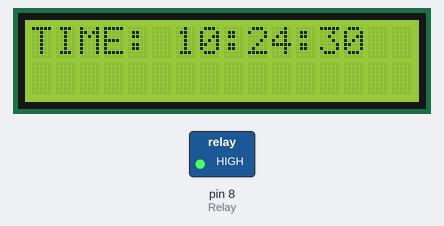
Bench run of a sketch on a simulated Arduino Uno, built with avr-gcc and run on an emulated ATmega328P. Shown: 16×2 character LCD, switched loads named in the sketch (green lamp = pin HIGH). The local clock reads 2024-03-15 10:24:30 at power-on unless the sketch sets it.

Above: at 0.1 s.
At 4.1 s:
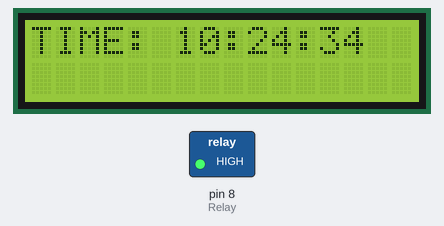
At 9.1 s:
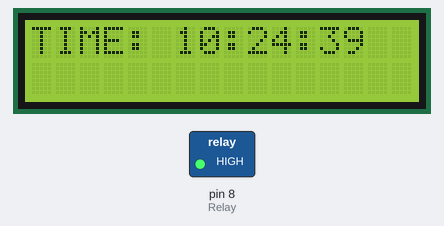
At 19.1 s:
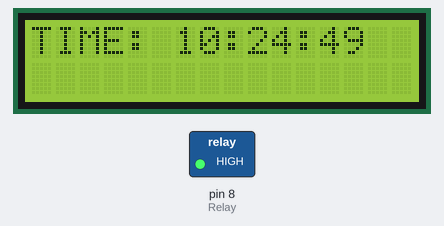
At 29.1 s:
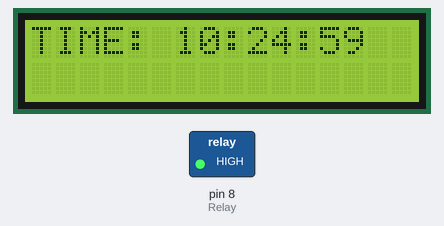
At 39.1 s:
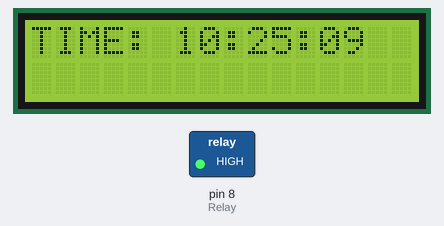

The sketch:

ds1307_test_v2.ino
```cpp
// Programator pentru udare la ora fixa in sera
// Partea de ceas este din exemplul de ceas din biblioteca RTClib
// by Pekatonix / http:pekatonix.ro / Targu Mures, 2/05/2019


#include <Wire.h>
#include "RTClib.h"
#include <LiquidCrystal.h>

LiquidCrystal lcd(2, 3, 4, 5, 6, 7); // (RS, EN, D4, D5, D6, D7)
RTC_DS1307 rtc;

int Relay = 8;

const int OnHour = 5; // Definire ora de pornire
const int OnMin = 30;
const int OffHour = 6; // Definire ora de oprire
const int OffMin = 30;

void setup () {
    lcd.begin(16, 2);
   pinMode(Relay, OUTPUT);
   digitalWrite(Relay, HIGH); // Iesirea pentru releu este definita pentru modul de releu de 5V (functionare cu logica inversa)
  if (! rtc.begin()) {
    Serial.println("Couldn't find RTC");
    while (1);
  }

  if (! rtc.isrunning()) {
    Serial.println("RTC is NOT running!");
    // following line sets the RTC to the date & time this sketch was compiled
    // rtc.adjust(DateTime(F(__DATE__), F(__TIME__)));
    // This line sets the RTC with an explicit date & time, for example to set
    // January 21, 2014 at 3am you would call:
    // rtc.adjust(DateTime(2014, 1, 21, 3, 0, 0));
  }
}

void loop () {
    DateTime now = rtc.now();
	  now = rtc.now();
   lcd.setCursor(0,0);
  lcd.print("TIME:");
	lcd.setCursor(6,0);
	if(now.hour() < 10)
 {
	lcd.print("0");
	}
	lcd.print(now.hour(), DEC); //Print hour
	lcd.print(':');
	if(now.minute() < 10)
 {
	lcd.print("0");
	}
	lcd.print(now.minute(), DEC); //Print min
	lcd.print(':');
	if(now.second() < 10)
 {
	lcd.print("0");
	}
	lcd.print(now.second(), DEC); //Print sec

	  if (now.hour() == OnHour && now.minute() == OnMin)
	  {
    digitalWrite(Relay,LOW);
    Serial.println("LIGHT ON");
    lcd.setCursor(3,1);
    lcd.print("Water ON");
    }

    else if(now.hour() == OffHour && now.minute() == OffMin)
    {
      digitalWrite(Relay,HIGH);
      Serial.println("LIGHT OFF");
      lcd.setCursor(3,1);
      lcd.print("Water OFF");
    }
}
```

Measured:
- what the display in image 1 shows lasts 1.0 s, from 4.0 s to 5.0 s
